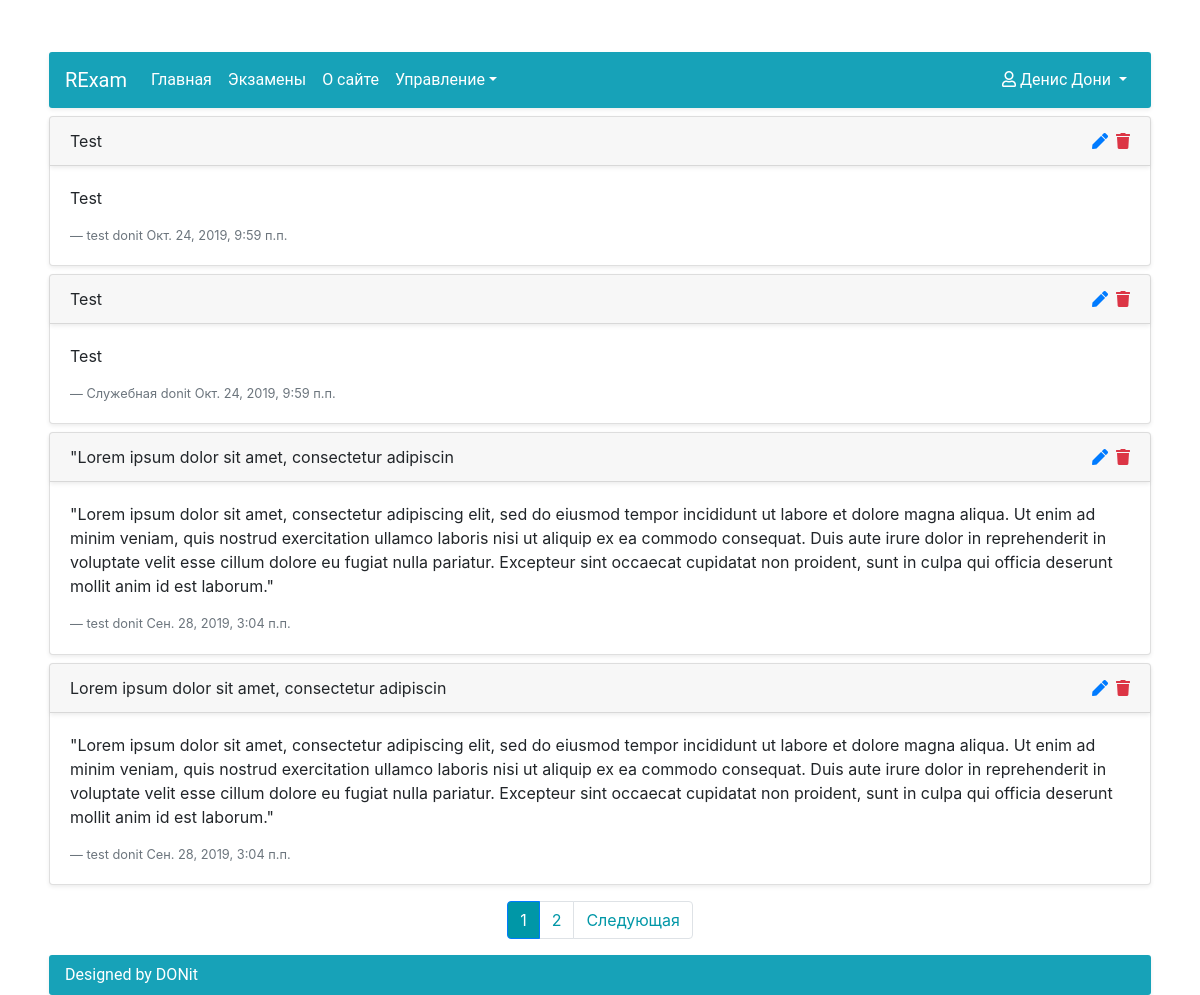
Page /news/ (signed in) on the earlier database version.
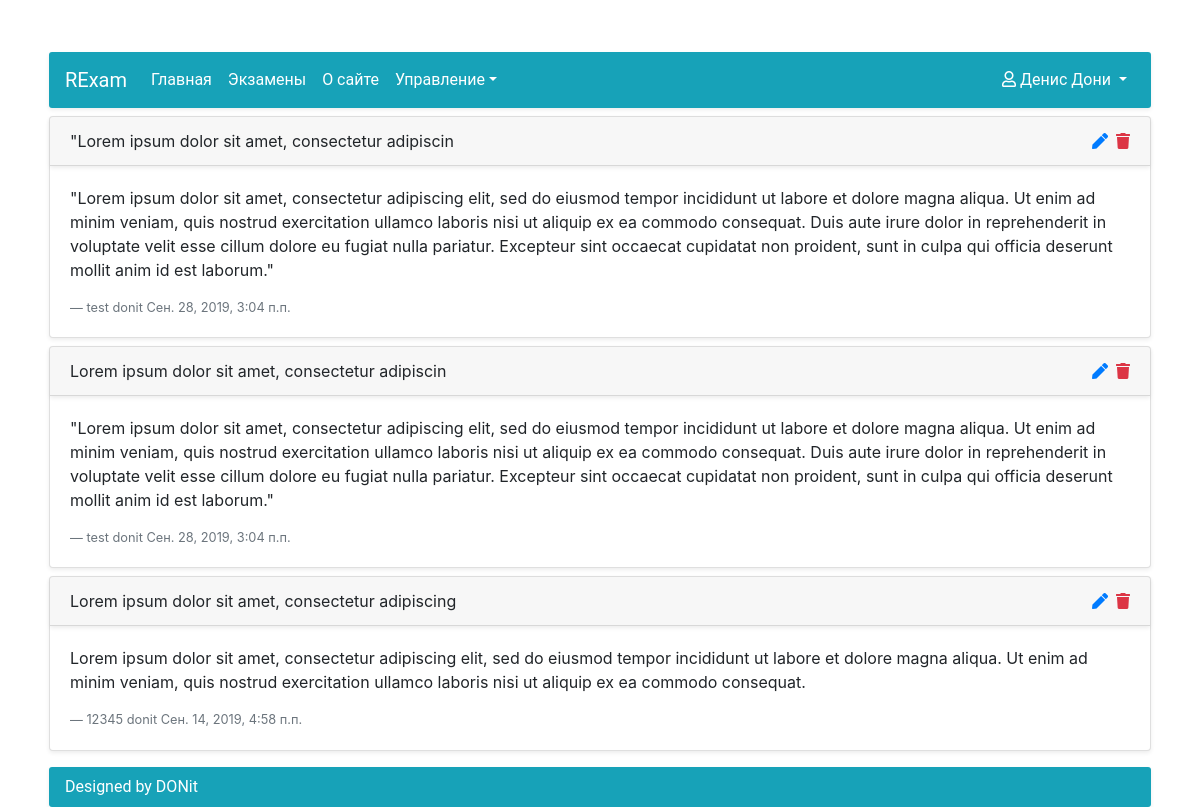
Same page on the later database version.
### News/models.py (models this page shows, shortened)
class News(Model):
    news_header = CharField(max_length=50, null=False, blank=False, verbose_name=u'Заголовок новости')
    news_content = TextField(null=False, blank=False, verbose_name=u'Содержание новости')
    news_category = ForeignKey(NewsCategory, null=True, blank=False, on_delete=SET_NULL,
                               verbose_name=u'Категория новости')
    news_date = DateTimeField(auto_now_add=True, blank=False, verbose_name=u'Дата и время новости')
    news_author = ForeignKey(UserAccount, null=True, on_delete=SET_NULL, verbose_name=u'Автор новости')
    def get_update_url(self):
        return reverse('UpdateNews', kwargs={'pk': self.id})
    def get_remove_url(self):
        return reverse('RemoveNews', kwargs={'pk': self.id})
    class Meta:
        verbose_name = u'Новость'
        verbose_name_plural = u'Новости'

class NewsCategory(Model):
    name = CharField(max_length=20, null=False, blank=False, verbose_name=u'Имя категории')
    def __str__(self):
        return self.name
    class Meta:
        verbose_name_plural = u'Категории'
        verbose_name = u'Категория'

### Accounts/models.py (models this page shows, shortened)
class UserAccount(AbstractUser):
    middle_name = models.CharField(max_length=20, blank=True, null=False, verbose_name=u'Отчество')
    study_group = models.ForeignKey(StudyGroup, on_delete=models.SET_NULL, null=True, blank=True)
    REQUIRED_FIELDS = ['email', 'first_name', 'last_name']
    def __str__(self):
        return self.username
    class Meta:
        verbose_name = u'Пользователь'
        verbose_name_plural = u'Пользователи'

### News/views.py (the view)
# urls.py: path('', ListNews.as_view(), name='ListNews'),
class ListNews(LoginRequiredMixin, ListView):
    model = News
    template_name = 'News/ListNews.html'
    paginate_by = 4
    ordering = ['-news_date']

### News/templates/News/ListNews.html (shortened to what this page needs)
{% extends 'RExam/BaseContent.html' %}
{% block content %}
    <div class="container-fluid p-1">
        {% for news_object in object_list %}
            <div class="card shadow-sm mb-2">
                <div class="card-header shadow-sm">
                    <div class="row">
                        <div class="col-11"> {{ news_object.news_header }}</div>
                        <div class="col-1 d-flex justify-content-end">
                            {% if perms.News.change_news %}
                                <a href="{{ news_object.get_update_url }}" class="text-primary mr-2">
                                    <i class="fas fa-pen"></i>
                                </a>
                            {% endif %}
                            {% if perms.News.delete_news %}
                                <a href="{{ news_object.get_remove_url }}" class="text-danger">
                                    <i class="fa fa-trash" aria-hidden="true"></i>
                                </a>
                            {% endif %}
                        </div>
                    </div>
                </div>
                <div class="card-body">
                    <p>{{ news_object.news_content }}</p>
                    <footer class="blockquote-footer">{{ news_object.news_category }}
                        {{ news_object.news_author }}
                        {{ news_object.news_date }} </footer>
                </div>
            </div>
        {% empty %}
            <p>Контент отсутствует....</p>
        {% endfor %}
        {% if is_paginated %}
            <div class="row justify-content-center">
                <nav class="paginator" aria-label="Страницы новостей">
                    <ul class="pagination flex-wrap">
                        {% for page_num in page_obj.paginator.page_range %}
                            <li class="page-item {% if page_obj.number == page_num %} active {% endif %}">
                                <a class="page-link"
                                   href="?page={{ page_num }}">{{ page_num }}</a>
                            </li>
                        {% endfor %}
                        {% if page_obj.has_next %}
                            <li class="page-item">
                                <a class="page-link" href="?page={{ page_obj.next_page_number }}">Следующая</a>
                            </li>
                        {% endif %}
                    </ul>
                </nav>
            </div>
        {% endif %}
    </div>
{% endblock content %}

Differences in the rows shown:
removed News: news_header "Test", news_content "Test", news_category "test", news_author "donit", news_date "Окт. 24, 2019, 9:59 п.п."
removed News: news_header "Test", news_content "Test", news_category "Служебная", news_author "donit", news_date "Окт. 24, 2019, 9:59 п.п."
now on this page (row unchanged): News: news_header "Lorem ipsum dolor sit amet, consectetur adipiscing", news_content "Lorem ipsum dolor sit amet, consectetur adipiscing elit, sed do eiusmod tempor incididunt ut labore et dolore magna aliqua. Ut enim ad minim veniam, quis nostrud exercitation ullamco laboris nisi ut aliquip ex ea commodo consequat.", news_category "12345", news_author "donit", news_date "Сен. 14, 2019, 4:58 п.п."
Other differences:
list line gone: "1"
list line gone: "2"
text no longer shown: "Следующая"
